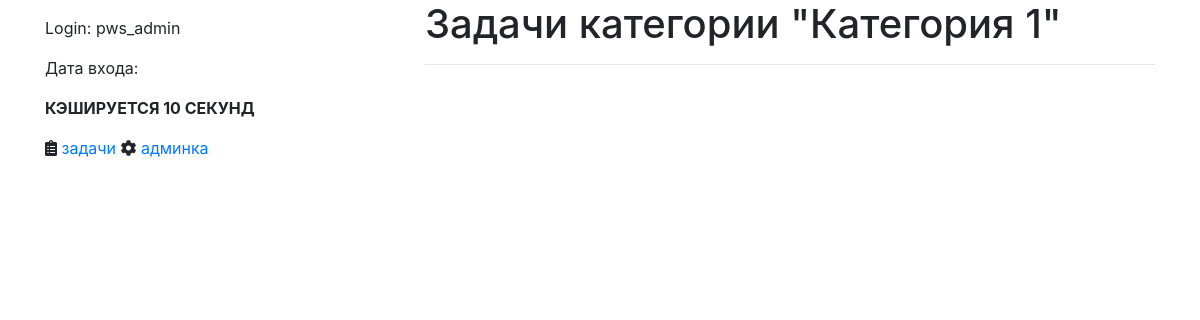
The app's page /list/c/1 (signed in), older data.
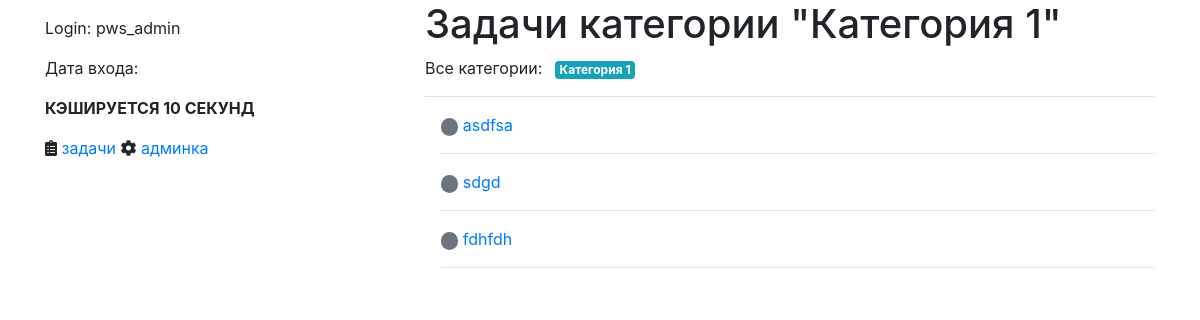
The same page, newer data.
### tasks/models.py (models this page shows, shortened)
class Category(models.Model):
    slug = models.CharField(max_length=128)
    name = models.CharField(max_length=256)
    todos_count = models.PositiveIntegerField(default=0)
    class Meta:
        verbose_name = 'Категория'
        verbose_name_plural = 'Категории'

class TodoItem(models.Model):
    description = models.TextField("описание")
    is_completed = models.BooleanField("выполнено", default=False)
    created = models.DateTimeField(auto_now_add=True)
    updated = models.DateTimeField(auto_now=True)
    owner = models.ForeignKey(User, on_delete=models.CASCADE, verbose_name='Пользователь')
    priority = models.ForeignKey(Priority,
                                 on_delete=models.DO_NOTHING, related_name="priority",
                                 default=Priority.objects.filter(name="Средний приоритет").first()
                                 )
    category = models.ManyToManyField(Category, blank=True)
    class Meta:
        verbose_name_plural = "Задачи"
    def __str__(self):
        return self.description.lower()

### tasks/views.py (the view)
# urls.py: path("list/c/<slug:cat_slug>", views.tasks_by_cat, name="list_by_cat"),
def tasks_by_cat(request, cat_slug=None):
    u = request.user
    tasks = TodoItem.objects.filter(owner=u).all()
    cat = None
    if cat_slug:
        cat = get_object_or_404(Category, slug=cat_slug)
        tasks = tasks.filter(category__in=[cat])
    categories = []
    for t in tasks:
        for cat in t.category.all():
            if cat not in categories:
                categories.append(cat)
    return render(
        request,
        "tasks/list_by_cat.html",
        {"category": cat, "tasks": tasks, "categories": categories},
    )

### tasks/templates/tasks/list_by_cat.html (shortened to what this page needs)
{% extends "base.html" %}
{% load static %}
{% block main_content %}
  {% if category %}
  <h1>Задачи категории "{{ category.name }}"</h1>
  {% else %}
  <h1>Все текущие задачи</h1>
  {% endif %}
    {% for t in categories %}
      {% if forloop.first %}
      <ul class="list-inline">
        <li class="list-inline-item">Все категории:</li>
      {% endif %}
      <li class="list-inline-item">
        <a href="{% url "tasks:list_by_cat" t.slug %}">
        {% if t.pk == tag.pk %}
          <span class="badge badge-success">{{ t.name }}</span>
        {% else %}
          <span class="badge badge-info">{{ t.name }}</span>
        {% endif %}
        </a>
      </li>
    {% if forloop.last %}</ul>{% endif %}
    {% endfor %}
  <hr/>
  <ul id="todo-list" class="list-unstyled ml-3">
  {% for task in tasks %}
      {% if task.priority.name == "Высокий приоритет" %}
      <span class="badge badge-pill badge-danger">&nbsp;</span>
      {% elif task.priority.name == "Средний приоритет"%}
      <span class="badge badge-pill badge-secondary">&nbsp;</span>
      {% elif task.priority.name == "Низкий приоритет" %}
      <span class="badge badge-pill badge-success">&nbsp;</span>
      {% endif %}
      <a href={% url "tasks:details" task.id %}>{{ task }}</a>
      <hr/>
  {% endfor %}
  </ul>
{% endblock %}

Row changes from the older to the newer data that the page shows:
now on one of the page's lists (row edited): Category: name "Категория 1"
added TodoItem: description "asdfsa"
added TodoItem: description "sdgd"
added TodoItem: description "fdhfdh"
